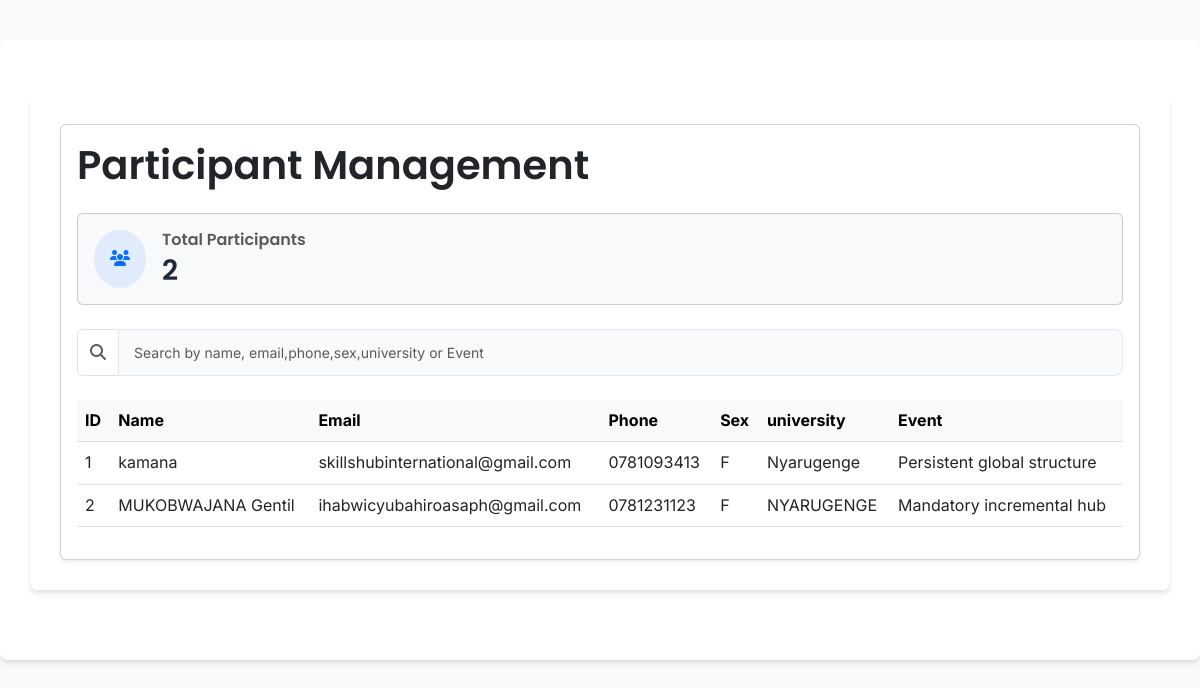
Before: /participants/ with the older database file.
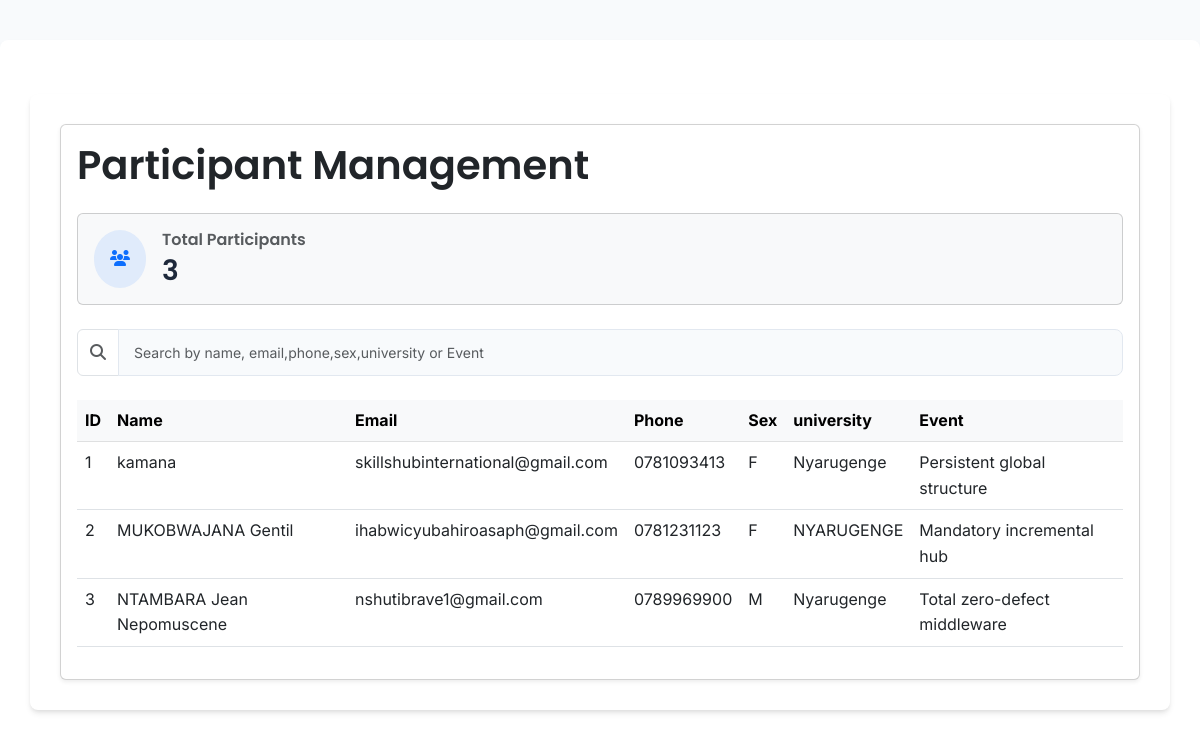
After: the same page with the newer database file.
### event_app/models.py (models this page shows, shortened)
class Participant_management(models.Model):
    UNIVERSITY_CHOICES = [
        ('University of Rwanda', 'University of Rwanda'),
        ('Kigali Independent University (ULK)', 'Kigali Independent University (ULK)'),
        ('Adventist University of Central Africa (AUCA)', 'Adventist University of Central Africa (AUCA)'),
        ('Kigali Health Institute', 'Kigali Health Institute'),
        ('INES Ruhengeri', 'INES Ruhengeri'),
        ('Other', 'Other'),
    ]
    user = models.OneToOneField(User, on_delete=models.CASCADE, null=True, blank=True)
    name = models.CharField(max_length=150)
    email = models.EmailField()
    phone_number = models.CharField(max_length=20)
    sex = models.CharField(max_length=1)
    university = models.CharField(
        max_length=100,
        choices=UNIVERSITY_CHOICES,
        default='University of Rwanda',
        verbose_name="University"
    )
    Event = models.ForeignKey('Event_management', on_delete=models.CASCADE)

class Event_management(models.Model):
    CAMPUS_CHOICES = [
        ('Nyarugenge Campus', 'Nyarugenge Campus: College of Science and Technology (CST)'),
        ('Gikondo Campus', 'Gikondo Campus: College of Business and Economics (CBE)'),
        ('Remera Campus', 'Remera Campus: College of Medicine and Health Sciences (CMHS)'),
        ('Huye Campus', 'Huye Campus'),
        ('Busogo Campus', 'Busogo Campus: College of Agriculture, Animal Sciences and Veterinary Medicine (CAVM)'),
        ('Nyagatare Campus', 'Nyagatare Campus'),
        ('Rukara Campus', 'Rukara Campus: College of Education (CE)'),
        ('Rusizi Campus', 'Rusizi Campus'),
        ('Rwamagana Campus', 'Rwamagana Campus'),
        ('Rubirizi Campus', 'Rubirizi Campus'),
        ('Nyamishaba Campus', 'Nyamishaba Campus'),
        ('Kicukiro Campus', 'Kicukiro Campus'),
        ('Kavumu Campus', 'Kavumu Campus'),
        ('Tumba Campus', 'Tumba Campus'),
    ]
    title = models.CharField(max_length=100)
    description = models.TextField()
    start_date = models.DateField()
    end_date = models.DateField()
    location = models.CharField(
        max_length=100,
        choices=CAMPUS_CHOICES,
        default='Nyarugenge Campus',
        verbose_name="Event Location (Campus)"
    )
    category = models.ForeignKey(Category, on_delete=models.CASCADE)
    is_free = models.BooleanField(default=True)
    price = models.DecimalField(max_digits=8, decimal_places=2, default=0.00)
    image = models.ImageField(upload_to='events/', blank=True, null=True)
    available_tickets = models.PositiveIntegerField(default=0)
    def __str__(self):
        return self.title

### event_app/views.py (the view)
# urls.py: path('participants/', views.participant_list, name='participant_list'),
def participant_list(request):
    participants = Participant_management.objects.all()
    context = {
        'participants': participants,
        'total_count': participants.count()
    }
    return render(request, 'participant_list.html', context)

### event_app/templates/participant_list.html (shortened to what this page needs)
{% extends 'base.html' %}
{% load static %}
{% block content %}
<div class="container mt-4">
    <div class="card shadow-sm">
        <div class="card-body">
            <div class="d-flex justify-content-between align-items-center mb-4">
                <h1 class="card-title mb-0">Participant Management</h1>
            </div>
            <div class="card bg-light mb-4">
                <div class="card-body">
                    <div class="d-flex align-items-center">
                        <div class="rounded-circle bg-primary bg-opacity-10 p-3 me-3">
                            <i class="fas fa-users text-primary"></i>
                        </div>
                        <div>
                            <h6 class="text-muted mb-1">Total Participants</h6>
                            <h3 class="mb-0">{{ total_count }}</h3>
                        </div>
                    </div>
                </div>
            </div>
            <div class="mb-4">
                <div class="input-group">
                    <span class="input-group-text bg-white">
                        <i class="fas fa-search text-muted"></i>
                    </span>
                    <input type="text" id="participantSearch" class="form-control" placeholder="Search by name, email,phone,sex,university or Event">
                </div>
            </div>
            <div class="table-responsive">
                <table class="table table-hover" id="participantTable">
                    <thead class="table-light">
                        <tr>
                            <th>ID</th>
                            <th>Name</th>
                            <th>Email</th>
                            <th>Phone</th>
                            <th>Sex</th>
                            <th>university</th>
                            <th>Event</th>
                        </tr>
                    </thead>
                    <tbody>
                        {% for participant in participants %}
                        <tr>
                            <td>{{ participant.id }}</td>
                            <td>{{ participant.name }}</td>
                            <td>{{ participant.email }}</td>
                            <td>{{ participant.phone_number }}</td>
                            <td>{{ participant.sex }}</td>
                            <td>{{ participant.university }}</td>
                            <td>{{ participant.Event }}</td>
                        </tr>
                        {% endfor %}
                    </tbody>
                </table>
            </div>
        </div>
    </div>
</div>
{% endblock %}

Changed rows visible on the page:
added Participant_management: id "3", name "NTAMBARA Jean Nepomuscene", email "nshutibrave1@gmail.com", phone_number "0789969900", sex "M", university "Nyarugenge", Event "Total zero-defect middleware"
Other visible differences:
{{ total_count }}: "2" → "3"
